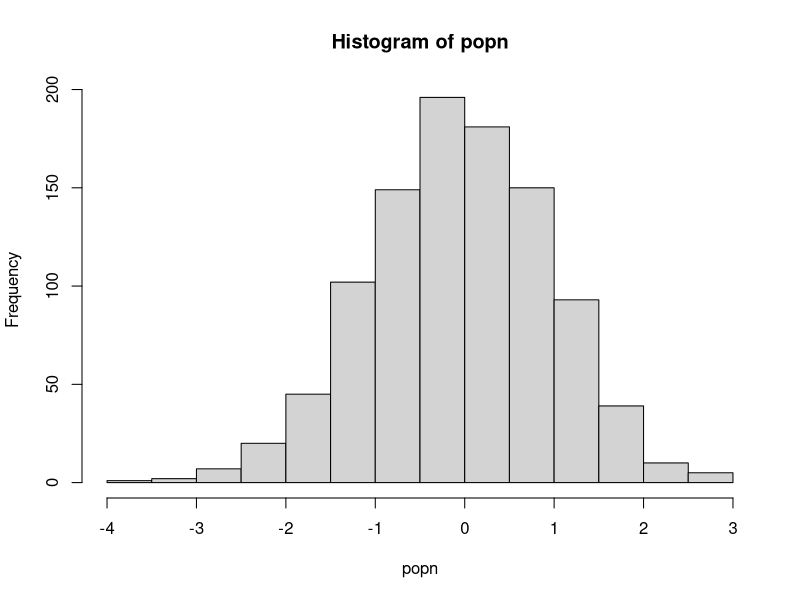

Write R code to recreate this figure.

# Author: Ben Nouhan, bjn20@ucl.ac.uk
#
# Script: sample.R
#
# Desc: Demonstration of vectorization involving lapply and sapply
#
# Arguments:
# -
#
# Output:
# -
#
# Date: 21 Oct 2020

######### Functions ##########

## A function to take a sample of size n from a population "popn" and return its mean
myexperiment <- function(popn,n){
    pop_sample <- sample(popn, n, replace = FALSE)
    return(mean(pop_sample))
}

## Calculate means using a for loop without preallocation:
loopy_sample1 <- function(popn, n, num){
    result1 <- vector() #Initialize empty vector of size 1 
    for(i in 1:num){
        result1 <- c(result1, myexperiment(popn, n))
    }
    return(result1)
}

## To run "num" iterations of the experiment using a for loop on a vector with preallocation:
loopy_sample2 <- function(popn, n, num){
    result2 <- vector(,num) #Preallocate expected size
    for(i in 1:num){
        result2[i] <- myexperiment(popn, n)
    }
    return(result2)
}

## To run "num" iterations of the experiment using a for loop on a list with preallocation:
loopy_sample3 <- function(popn, n, num){
    result3 <- vector("list", num) #Preallocate expected size
    for(i in 1:num){
        result3[[i]] <- myexperiment(popn, n)
    }
    return(result3)
}


## To run "num" iterations of the experiment using vectorization with lapply:
lapply_sample <- function(popn, n, num){
    result4 <- lapply(1:num, function(i) myexperiment(popn, n)) #not sure what function(i) is here... just "do the following function"?
    return(result4)
}

## To run "num" iterations of the experiment using vectorization with lapply:
sapply_sample <- function(popn, n, num){
    result5 <- sapply(1:num, function(i) myexperiment(popn, n))
    return(result5)
}



popn <- rnorm(1000) # Generate the population
hist(popn)



### run and time different functions
n <- 20 # sample size for each experiment
num <- 1000 # Number of times to rerun the experiment

print("The loopy, non-preallocation approach takes:" )
print(system.time(loopy_sample1(popn, n, num)))

print("The loopy, but with preallocation approach takes:" )
print(system.time(loopy_sample2(popn, n, num)))

print("The loopy, non-preallocation approach on a list takes:" )
print(system.time(loopy_sample3(popn, n, num)))

print("The vectorized sapply approach takes:" )
print(system.time(sapply_sample(popn, n, num)))

print("The vectorized lapply approach takes:" )
print(system.time(lapply_sample(popn, n, num)))


#4 and 5 are much faster than rest, 1 is slowest